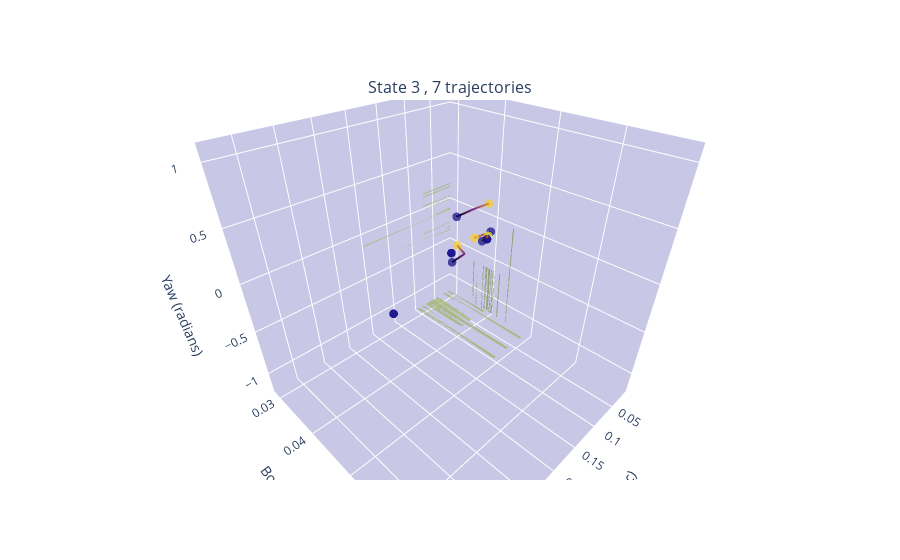

Notebook cell for this chart:
### Code cell
fig

### Figure 1 — Plotly figure (JSON) as saved in the notebook; plotly's stock layout.template omitted (floating-point values rounded to 4 significant figures; data arrays with more than 128 entries replaced by an {"elided": "..."} marker saying what was removed)
{"data": [{"color": "#9ab25a", "i": [0, 0, 100, 100, 101, 101, 102, 102, 103, 103, 104, 104, 105, 105, 106, 106, 107, 107, 108, 108, 109, 109, 110, 110, 111, 111, 112, 112, 113, 113, 114, 114, 115, 115, 116, 116, 117, 117, 118, 118, 119, 119, 120, 120, 121, 121, 122, 122, 123, 123, 124, 124, 125, 125, 126, 126, 127, 127, 128, 128, 129, 129, 130, 130, 131, 131, 132, 132, 133, 133, 134, 134, 135, 135, 136, 136, 137, 137, 138, 138, 139, 139, 140, 140, 141, 141, 142, 142, 143, 143, 144, 144, 145, 145, 146, 146, 147, 147], "j": [1, 2, 3, 4, 5, 6, 7, 8, 9, 10, 11, 12, 13, 14, 15, 16, 17, 18, 19, 20, 21, 22, 23, 24, 25, 26, 27, 28, 29, 30, 31, 32, 33, 34, 35, 36, 37, 38, 39, 40, 41, 42, 43, 44, 45, 46, 47, 48, 49, 50, 51, 52, 53, 54, 55, 56, 57, 58, 59, 60, 61, 62, 63, 64, 65, 66, 67, 68, 69, 70, 71, 72, 73, 74, 75, 76, 77, 78, 79, 80, 81, 82, 83, 84, 85, 86, 87, 88, 89, 90, 91, 92, 93, 94, 95, 96, 97, 98], "k": [2, 100, 4, 101, 6, 102, 8, 103, 10, 104, 12, 105, 14, 106, 16, 107, 18, 108, 20, 109, 22, 110, 24, 111, 26, 112, 28, 113, 30, 114, 32, 115, 34, 116, 36, 117, 38, 118, 40, 119, 42, 120, 44, 121, 46, 122, 48, 123, 50, 124, 52, 125, 54, 126, 56, 127, 58, 128, 60, 129, 62, 130, 64, 131, 66, 132, 68, 133, 70, 134, 72, 135, 74, 136, 76, 137, 78, 138, 80, 139, 82, 140, 84, 141, 86, 142, 88, 143, 90, 144, 92, 145, 94, 146, 96, 147, 98, 99], "opacity": 0.7, "scene": "scene", "type": "mesh3d", "x": {"elided": "148 float values"}, "y": {"elided": "148 float values"}, "z": {"elided": "148 float values"}}, {"color": "#9ab25a", "i": [0, 0, 100, 100, 101, 101, 102, 102, 103, 103, 104, 104, 105, 105, 106, 106, 107, 107, 108, 108, 109, 109, 110, 110, 111, 111, 112, 112, 113, 113, 114, 114, 115, 115, 116, 116, 117, 117, 118, 118, 119, 119, 120, 120, 121, 121, 122, 122, 123, 123, 124, 124, 125, 125, 126, 126, 127, 127, 128, 128, 129, 129, 130, 130, 131, 131, 132, 132, 133, 133, 134, 134, 135, 135, 136, 136, 137, 137, 138, 138, 139, 139, 140, 140, 141, 141, 142, 142, 143, 143, 144, 144, 145, 145, 146, 146, 147, 147], "j": [1, 2, 3, 4, 5, 6, 7, 8, 9, 10, 11, 12, 13, 14, 15, 16, 17, 18, 19, 20, 21, 22, 23, 24, 25, 26, 27, 28, 29, 30, 31, 32, 33, 34, 35, 36, 37, 38, 39, 40, 41, 42, 43, 44, 45, 46, 47, 48, 49, 50, 51, 52, 53, 54, 55, 56, 57, 58, 59, 60, 61, 62, 63, 64, 65, 66, 67, 68, 69, 70, 71, 72, 73, 74, 75, 76, 77, 78, 79, 80, 81, 82, 83, 84, 85, 86, 87, 88, 89, 90, 91, 92, 93, 94, 95, 96, 97, 98], "k": [2, 100, 4, 101, 6, 102, 8, 103, 10, 104, 12, 105, 14, 106, 16, 107, 18, 108, 20, 109, 22, 110, 24, 111, 26, 112, 28, 113, 30, 114, 32, 115, 34, 116, 36, 117, 38, 118, 40, 119, 42, 120, 44, 121, 46, 122, 48, 123, 50, 124, 52, 125, 54, 126, 56, 127, 58, 128, 60, 129, 62, 130, 64, 131, 66, 132, 68, 133, 70, 134, 72, 135, 74, 136, 76, 137, 78, 138, 80, 139, 82, 140, 84, 141, 86, 142, 88, 143, 90, 144, 92, 145, 94, 146, 96, 147, 98, 99], "opacity": 0.7, "scene": "scene", "type": "mesh3d", "x": {"elided": "148 float values"}, "y": {"elided": "148 float values"}, "z": {"elided": "148 float values"}}, {"color": "#9ab25a", "i": [0, 0, 100, 100, 101, 101, 102, 102, 103, 103, 104, 104, 105, 105, 106, 106, 107, 107, 108, 108, 109, 109, 110, 110, 111, 111, 112, 112, 113, 113, 114, 114, 115, 115, 116, 116, 117, 117, 118, 118, 119, 119, 120, 120, 121, 121, 122, 122, 123, 123, 124, 124, 125, 125, 126, 126, 127, 127, 128, 128, 129, 129, 130, 130, 131, 131, 132, 132, 133, 133, 134, 134, 135, 135, 136, 136, 137, 137, 138, 138, 139, 139, 140, 140, 141, 141, 142, 142, 143, 143, 144, 144, 145, 145, 146, 146, 147, 147], "j": [1, 2, 3, 4, 5, 6, 7, 8, 9, 10, 11, 12, 13, 14, 15, 16, 17, 18, 19, 20, 21, 22, 23, 24, 25, 26, 27, 28, 29, 30, 31, 32, 33, 34, 35, 36, 37, 38, 39, 40, 41, 42, 43, 44, 45, 46, 47, 48, 49, 50, 51, 52, 53, 54, 55, 56, 57, 58, 59, 60, 61, 62, 63, 64, 65, 66, 67, 68, 69, 70, 71, 72, 73, 74, 75, 76, 77, 78, 79, 80, 81, 82, 83, 84, 85, 86, 87, 88, 89, 90, 91, 92, 93, 94, 95, 96, 97, 98], "k": [2, 100, 4, 101, 6, 102, 8, 103, 10, 104, 12, 105, 14, 106, 16, 107, 18, 108, 20, 109, 22, 110, 24, 111, 26, 112, 28, 113, 30, 114, 32, 115, 34, 116, 36, 117, 38, 118, 40, 119, 42, 120, 44, 121, 46, 122, 48, 123, 50, 124, 52, 125, 54, 126, 56, 127, 58, 128, 60, 129, 62, 130, 64, 131, 66, 132, 68, 133, 70, 134, 72, 135, 74, 136, 76, 137, 78, 138, 80, 139, 82, 140, 84, 141, 86, 142, 88, 143, 90, 144, 92, 145, 94, 146, 96, 147, 98, 99], "opacity": 0.7, "scene": "scene", "type": "mesh3d", "x": {"elided": "148 float values"}, "y": {"elided": "148 float values"}, "z": {"elided": "148 float values"}}, {"line": {"color": [[0, 0, 0, 1]], "width": 4}, "mode": "lines", "name": "O:1", "scene": "scene", "showlegend": false, "type": "scatter3d", "x": [0.2716], "y": [0.04583], "z": [-0.1396]}, {"marker": {"color": [0, 0, 0, 1], "size": 3}, "name": "Start O:1", "opacity": 0.7, "scene": "scene", "showlegend": false, "type": "scatter3d", "x": [0.2716], "y": [0.04583], "z": [-0.1396]}, {"marker": {"color": [0, 0, 0, 1], "size": 3}, "name": "End O:1", "opacity": 0.7, "scene": "scene", "showlegend": false, "type": "scatter3d", "x": [0.2716], "y": [0.04583], "z": [-0.1396]}, {"line": {"color": [[0, 0, 0, 1], [0.5, 0.1833, 0.5833, 1], [0.9, 0.5833, 0.03333, 1]], "width": 4}, "mode": "lines", "name": "O:2", "scene": "scene", "showlegend": false, "type": "scatter3d", "x": [0.09288, 0.05832, 0.06014], "y": [0.03777, 0.03729, 0.03551], "z": [-0.3547, -0.3592, -0.2931]}, {"marker": {"color": [0, 0, 0, 1], "size": 3}, "name": "Start O:2", "opacity": 0.7, "scene": "scene", "showlegend": false, "type": "scatter3d", "x": [0.09288], "y": [0.03777], "z": [-0.3547]}, {"marker": {"color": [0.9, 0.5833, 0.03333, 1], "size": 3}, "name": "End O:2", "opacity": 0.7, "scene": "scene", "showlegend": false, "type": "scatter3d", "x": [0.06014], "y": [0.03551], "z": [-0.2931]}, {"line": {"color": [[0, 0, 0, 1]], "width": 4}, "mode": "lines", "name": "O:3", "scene": "scene", "showlegend": false, "type": "scatter3d", "x": [0.06533], "y": [0.0346], "z": [-0.3938]}, {"marker": {"color": [0, 0, 0, 1], "size": 3}, "name": "Start O:3", "opacity": 0.7, "scene": "scene", "showlegend": false, "type": "scatter3d", "x": [0.06533], "y": [0.0346], "z": [-0.3938]}, {"marker": {"color": [0, 0, 0, 1], "size": 3}, "name": "End O:3", "opacity": 0.7, "scene": "scene", "showlegend": false, "type": "scatter3d", "x": [0.06533], "y": [0.0346], "z": [-0.3938]}, {"line": {"color": [[0, 0, 0, 1], [0.5, 0.1833, 0.5833, 1], [0.9, 0.5833, 0.03333, 1]], "width": 4}, "mode": "lines", "name": "O:4", "scene": "scene", "showlegend": false, "type": "scatter3d", "x": [0.0224, 0.02334, 0.05552], "y": [0.03986, 0.03969, 0.03923], "z": [-0.1286, -0.1412, -0.1348]}, {"marker": {"color": [0, 0, 0, 1], "size": 3}, "name": "Start O:4", "opacity": 0.7, "scene": "scene", "showlegend": false, "type": "scatter3d", "x": [0.0224], "y": [0.03986], "z": [-0.1286]}, {"marker": {"color": [0.9, 0.5833, 0.03333, 1], "size": 3}, "name": "End O:4", "opacity": 0.7, "scene": "scene", "showlegend": false, "type": "scatter3d", "x": [0.05552], "y": [0.03923], "z": [-0.1348]}, {"line": {"color": [[0, 0, 0, 1], [0.5, 0.1833, 0.5833, 1], [0.9, 0.5833, 0.03333, 1]], "width": 4}, "mode": "lines", "name": "O:5", "scene": "scene", "showlegend": false, "type": "scatter3d", "x": [0.09309, 0.05189, 0.01008], "y": [0.03881, 0.03846, 0.03804], "z": [0.1702, 0.1544, 0.1232]}, {"marker": {"color": [0, 0, 0, 1], "size": 3}, "name": "Start O:5", "opacity": 0.7, "scene": "scene", "showlegend": false, "type": "scatter3d", "x": [0.09309], "y": [0.03881], "z": [0.1702]}, {"marker": {"color": [0.9, 0.5833, 0.03333, 1], "size": 3}, "name": "End O:5", "opacity": 0.7, "scene": "scene", "showlegend": false, "type": "scatter3d", "x": [0.01008], "y": [0.03804], "z": [0.1232]}, {"line": {"color": [[0, 0, 0, 1], [0.9984, 0.2539, 0.1476, 1]], "width": 4}, "mode": "lines", "name": "O:6", "scene": "scene", "showlegend": false, "type": "scatter3d", "x": [0.08092, 0.06911], "y": [0.0434, 0.04353], "z": [-0.01535, 0.01457]}, {"marker": {"color": [0, 0, 0, 1], "size": 3}, "name": "Start O:6", "opacity": 0.7, "scene": "scene", "showlegend": false, "type": "scatter3d", "x": [0.08092], "y": [0.0434], "z": [-0.01535]}, {"marker": {"color": [0.9984, 0.2539, 0.1476, 1], "size": 3}, "name": "End O:6", "opacity": 0.7, "scene": "scene", "showlegend": false, "type": "scatter3d", "x": [0.06911], "y": [0.04353], "z": [0.01457]}, {"line": {"color": [[0, 0, 0, 1]], "width": 4}, "mode": "lines", "name": "O:7", "scene": "scene", "showlegend": false, "type": "scatter3d", "x": [0.0457], "y": [0.04121], "z": [-0.1287]}, {"marker": {"color": [0, 0, 0, 1], "size": 3}, "name": "Start O:7", "opacity": 0.7, "scene": "scene", "showlegend": false, "type": "scatter3d", "x": [0.0457], "y": [0.04121], "z": [-0.1287]}, {"marker": {"color": [0, 0, 0, 1], "size": 3}, "name": "End O:7", "opacity": 0.7, "scene": "scene", "showlegend": false, "type": "scatter3d", "x": [0.0457], "y": [0.04121], "z": [-0.1287]}], "layout": {"annotations": [{"font": {"size": 16}, "showarrow": false, "text": "State 3 , 7 trajectories", "x": 0.5, "xanchor": "center", "xref": "paper", "y": 1, "yanchor": "bottom", "yref": "paper"}], "scene": {"camera": {"eye": {"x": 0.9, "y": 0.9, "z": 0.9}}, "domain": {"x": [0, 1], "y": [0, 1]}, "xaxis": {"backgroundcolor": "rgb(200,200,230)", "nticks": 8, "range": [0.00754, 0.3894], "title": {"text": "Speed (m/sec)"}}, "yaxis": {"backgroundcolor": "rgb(200,200,230)", "nticks": 8, "range": [0.02794, 0.06973], "title": {"text": "Body length (m)"}}, "zaxis": {"backgroundcolor": "rgb(200,200,230)", "nticks": 8, "range": [-1.242, 1.133], "title": {"text": "Yaw (radians)"}}}}}
